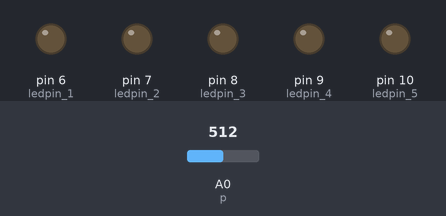
Bench run of a sketch on a simulated Arduino Uno, built with avr-gcc and run on an emulated ATmega328P. Parts: output pins drawn as LEDs (lit = HIGH). Inputs (shaded band) come from the test bench; at power-on: A0 (p) = 512.

Above: at 1.2 s.
1.3 s: A0 (p) set to 490
At 1.8 s:
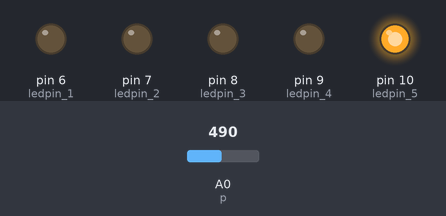
2.8 s: A0 (p) set to 414
4.3 s: A0 (p) set to 390
At 5.3 s:
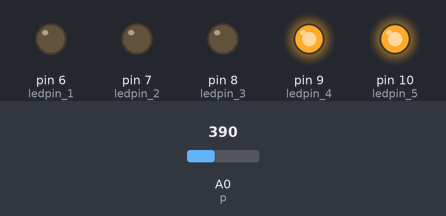
5.8 s: A0 (p) set to 309
7.3 s: A0 (p) set to 285
At 7.6 s:
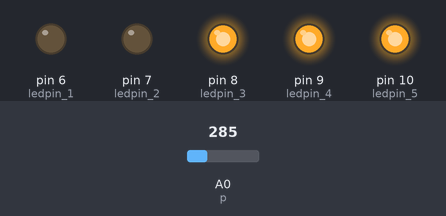
Timing chart, 0 to 9.8 s (numbered marks = the images above; inputs shaded):
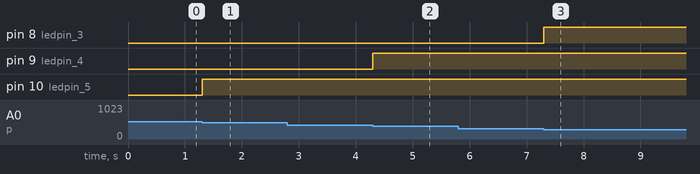

The sketch:

3C_peremeniirizistor_6.ino
```cpp
int p = A0, ledpin_1 = 6, ledpin_2 = 7, ledpin_3 = 8, ledpin_4 = 9, ledpin_5 = 10;
int arr[5] = {ledpin_1, ledpin_2, ledpin_3, ledpin_4, ledpin_5};

void setup() {
  Serial.begin(9600);
  pinMode(p, INPUT);
  for (int i = 0; i < 5; i++) {
    pinMode(arr[i], OUTPUT);
  }
}
void loop() {
  int p_state = analogRead(p);

  if (p_state >= 0 && p_state <= 100) {
    digitalWrite(ledpin_1, HIGH);
  }
  if (p_state >= 101 && p_state <= 200) {
    digitalWrite(ledpin_2, HIGH);
  }
  if (p_state >= 201 && p_state <= 300) {
    digitalWrite(ledpin_3, HIGH);
  }
  if (p_state >= 301 && p_state <= 400) {
    digitalWrite(ledpin_4, HIGH);
  }
  if (p_state >= 401 && p_state <= 500) {
    digitalWrite(ledpin_5, HIGH);
  }
}
```

Measured:
- the behaviour switches between 501 and 500 on A0 (p) (found by bisection; images 0 and 1)
- the behaviour switches between 401 and 400 on A0 (p) (found by bisection; images 1 and 2)
- the behaviour switches between 301 and 300 on A0 (p) (found by bisection; images 2 and 3)
- after the input at 1.3 s, pin 10 (ledpin_5): LOW → HIGH at once
- after the input at 2.8 s, every drawn part: stays the same
- after the input at 4.3 s, pin 9 (ledpin_4): LOW → HIGH at once
- after the input at 5.8 s, every drawn part: stays the same
- after the input at 7.3 s, pin 8 (ledpin_3): LOW → HIGH at once
